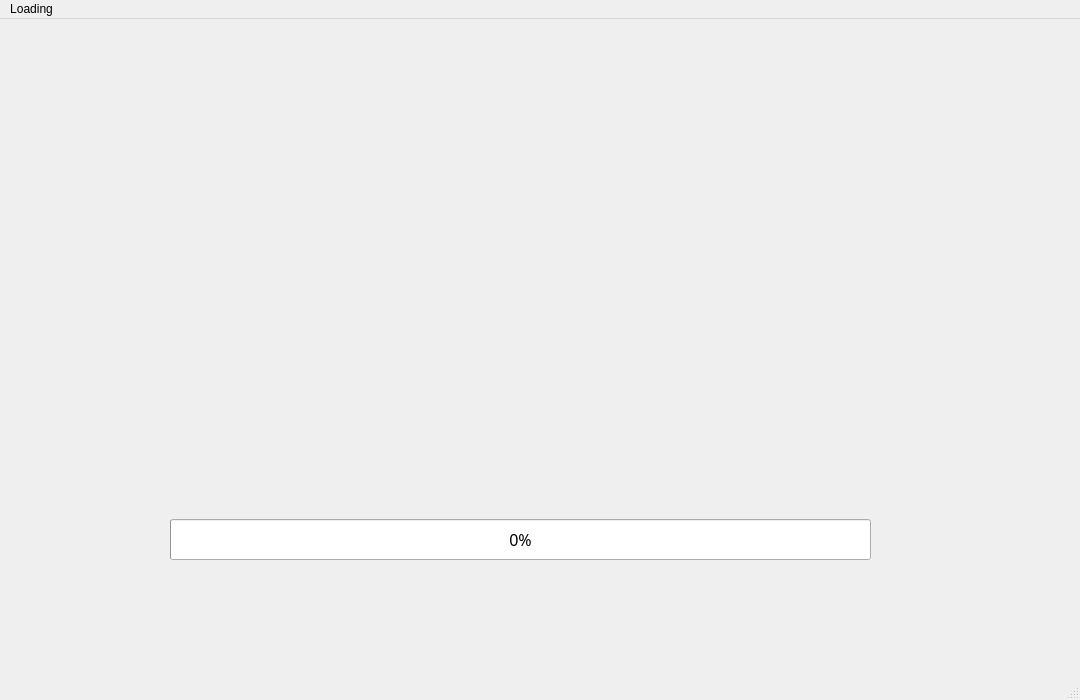
<?xml version="1.0" encoding="UTF-8"?>
<ui version="4.0">
 <class>LoadingWindow</class>
 <widget class="QMainWindow" name="LoadingWindow">
  <property name="geometry">
   <rect>
    <x>0</x>
    <y>0</y>
    <width>1080</width>
    <height>700</height>
   </rect>
  </property>
  <property name="windowTitle">
   <string>MainWindow</string>
  </property>
  <widget class="QWidget" name="centralwidget">
   <widget class="QProgressBar" name="ProgressBar">
    <property name="geometry">
     <rect>
      <x>170</x>
      <y>500</y>
      <width>701</width>
      <height>41</height>
     </rect>
    </property>
    <property name="font">
     <font>
      <family>Berlin Sans FB Demi</family>
      <pointsize>12</pointsize>
     </font>
    </property>
    <property name="value">
     <number>0</number>
    </property>
   </widget>
  </widget>
  <widget class="QMenuBar" name="menubar">
   <property name="geometry">
    <rect>
     <x>0</x>
     <y>0</y>
     <width>1080</width>
     <height>26</height>
    </rect>
   </property>
   <widget class="QMenu" name="menuLoading">
    <property name="title">
     <string>Loading</string>
    </property>
   </widget>
   <addaction name="menuLoading"/>
  </widget>
  <widget class="QStatusBar" name="statusbar"/>
 </widget>
 <resources/>
 <connections/>
</ui>
